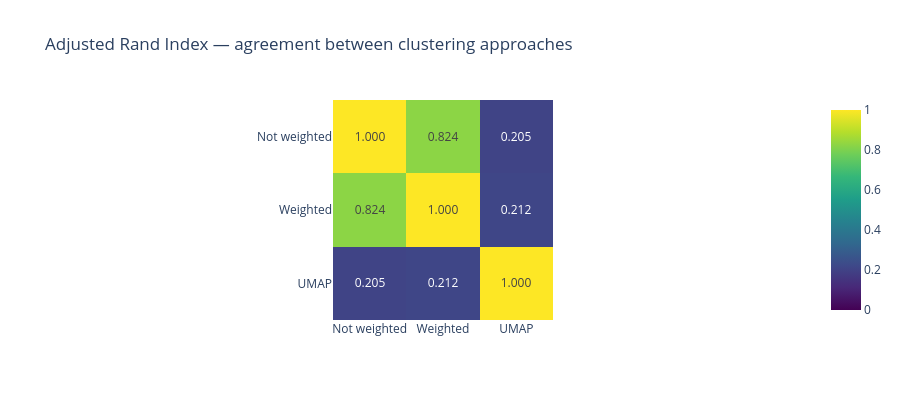

The notebook cell this image was saved under:
### Code cell
# Adjusted Rand Index matrix
#
# ARI measures agreement between two clusterings regardless of the space
# they were computed in. Range: [-1, 1]. Expected value under random
# assignment is 0. Interpretation guide:
#
#   >= 0.85  near-perfect agreement
#   0.60-0.85  strong agreement
#   0.40-0.60  partial agreement
#   0.00-0.40  weak agreement
#   < 0.00   worse than random

pairs     = list(label_sets.items())
n         = len(pairs)
ari_matrix = np.zeros((n, n))

for i, (_, li) in enumerate(pairs):
    for j, (_, lj) in enumerate(pairs):
        ari_matrix[i, j] = adjusted_rand_score(li, lj)

names  = [p[0] for p in pairs]
ari_df = pd.DataFrame(ari_matrix, index=names, columns=names).round(4)

print("\n── Adjusted Rand Index matrix ──")
display(ari_df)

for i in range(n):
    for j in range(i + 1, n):
        ari_val = ari_matrix[i, j]
        if ari_val >= 0.85:
            interp = "near-perfect agreement"
        elif ari_val >= 0.60:
            interp = "strong agreement"
        elif ari_val >= 0.40:
            interp = "partial agreement"
        elif ari_val >= 0.00:
            interp = "weak agreement"
        else:
            interp = "worse than random — investigate"
        logger.info("ARI %s vs %s: %.4f → %s",
                    names[i], names[j], ari_val, interp)
        print(f"  {names[i]:15s} vs {names[j]:15s}: ARI={ari_val:.4f}  ({interp})")

fig_ari = px.imshow(
    ari_df,
    color_continuous_scale="Viridis",
    zmin=0, zmax=1,
    text_auto=".3f",
    title="Adjusted Rand Index — agreement between clustering approaches",
)
fig_ari.update_layout(height=400)
fig_ari.show()

### Figure 1 — Plotly figure (JSON) as saved in the notebook; plotly's stock layout.template omitted (floating-point values rounded to 4 significant figures)
{"data": [{"coloraxis": "coloraxis", "hovertemplate": "x: %{x}<br>y: %{y}<br>color: %{z}<extra></extra>", "name": "0", "texttemplate": "%{z:.3f}", "type": "heatmap", "x": ["Not weighted", "Weighted", "UMAP"], "xaxis": "x", "y": ["Not weighted", "Weighted", "UMAP"], "yaxis": "y", "z": [[1.0, 0.8241, 0.2047], [0.8241, 1.0, 0.212], [0.2047, 0.212, 1.0]]}], "layout": {"coloraxis": {"cmax": 1, "cmin": 0, "colorscale": [[0, "#440154"], [0.1111, "#482878"], [0.2222, "#3e4989"], [0.3333, "#31688e"], [0.4444, "#26828e"], [0.5556, "#1f9e89"], [0.6667, "#35b779"], [0.7778, "#6ece58"], [0.8889, "#b5de2b"], [1, "#fde725"]]}, "height": 400, "title": {"text": "Adjusted Rand Index — agreement between clustering approaches"}, "xaxis": {"anchor": "y", "constrain": "domain", "domain": [0, 1], "scaleanchor": "y"}, "yaxis": {"anchor": "x", "autorange": "reversed", "constrain": "domain", "domain": [0, 1]}}}
